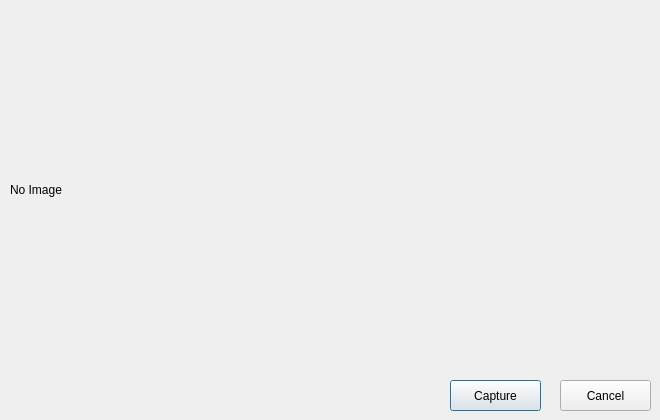
<?xml version="1.0" encoding="UTF-8"?>
<ui version="4.0">
 <class>Dialog</class>
 <widget class="QDialog" name="Dialog">
  <property name="geometry">
   <rect>
    <x>0</x>
    <y>0</y>
    <width>660</width>
    <height>420</height>
   </rect>
  </property>
  <property name="windowTitle">
   <string>Dialog</string>
  </property>
  <widget class="QLabel" name="label_CaptureImage">
   <property name="geometry">
    <rect>
     <x>10</x>
     <y>10</y>
     <width>640</width>
     <height>360</height>
    </rect>
   </property>
   <property name="text">
    <string>No Image</string>
   </property>
  </widget>
  <widget class="QPushButton" name="pushButton_Capture">
   <property name="geometry">
    <rect>
     <x>450</x>
     <y>380</y>
     <width>91</width>
     <height>31</height>
    </rect>
   </property>
   <property name="text">
    <string>Capture</string>
   </property>
  </widget>
  <widget class="QPushButton" name="pushButton_Cancel">
   <property name="geometry">
    <rect>
     <x>560</x>
     <y>380</y>
     <width>91</width>
     <height>31</height>
    </rect>
   </property>
   <property name="text">
    <string>Cancel</string>
   </property>
  </widget>
 </widget>
 <resources/>
 <connections/>
</ui>
